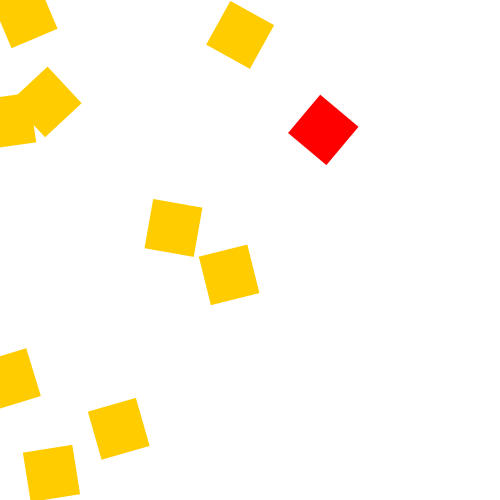
Frame 1 (no input)
Frame 60 (the mouse pressed at the canvas centre just before this capture): identical to frame 1, image omitted
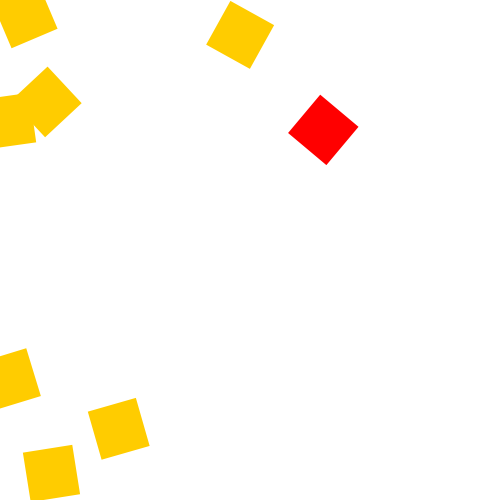
Frame 120 (the mouse held since frame 60 and released just before this capture)

The Processing sketch that drew these frames (run headless with seeded random() and noise(); from frame 60 on, the mouse is pressed at the canvas centre):

// Processing sketch: Studio_10_Classes_destroy
// ── Studio_10_Classes_destroy.pde
ArrayList <postIt> listOfPostIts;

void setup() {
  size(500, 500);

  listOfPostIts = new ArrayList <postIt>();
  // lets make 10 notes at the start;

  for ( int i =0; i < 10; i++) {
    color c;

    float tempPositionX = random(width);
    float tempPositionY = random(height);

    if (tempPositionX < width/2) {
      c = color(255, 204, 0);
    } else {
      c = color(255, 0, 0);
    }

    listOfPostIts.add(new postIt(tempPositionX, tempPositionY, c));
  }
}

void draw() {
  background(255);

  for ( int i =0; i < listOfPostIts.size(); i++) {
    listOfPostIts.get(i).display();
  }
}

void mousePressed() {

  for ( int i =0; i <listOfPostIts.size(); i++) {
    if ( dist(listOfPostIts.get(i)._posX, listOfPostIts.get(i)._posY, mouseX, mouseY) < 100) {
      listOfPostIts.remove(i);
    }
  }
}

// ── posIt.pde
class postIt {

  float _posX;
  float _posY;
  int _angle;
  int _alpha;
  
  color _postItColor;
  
  int timer;

  //constructor
  postIt(float inputX, float inputY, color postItColor) {
    _posX = inputX;
    _posY = inputY;
    _angle = int(random(-45,45));
    _alpha = 255;
    _postItColor = postItColor;
  }

  void display() {
    rectMode(CENTER);
    noStroke();

    fill(_postItColor);
    pushMatrix();
    translate(_posX, _posY);
    rotate(radians(_angle));
    rect(0,0, 50, 50);
    popMatrix();
    
  }
}
